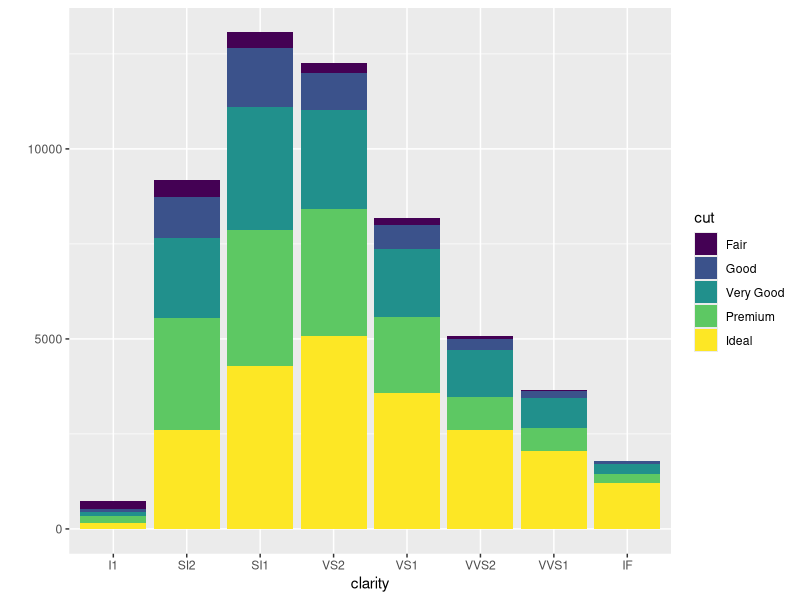
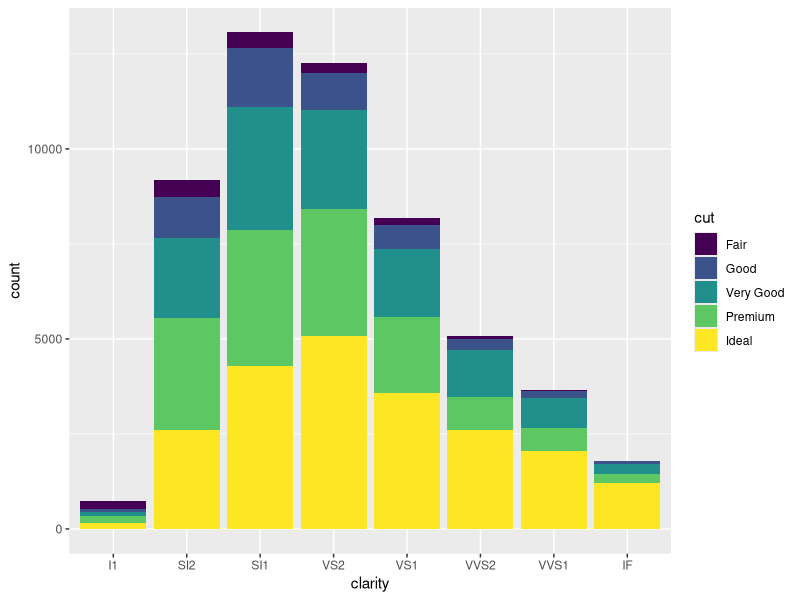
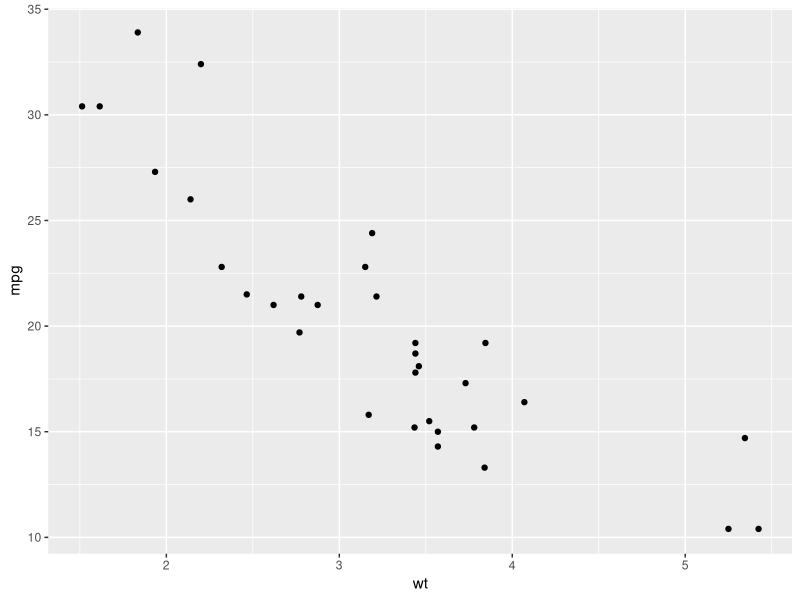
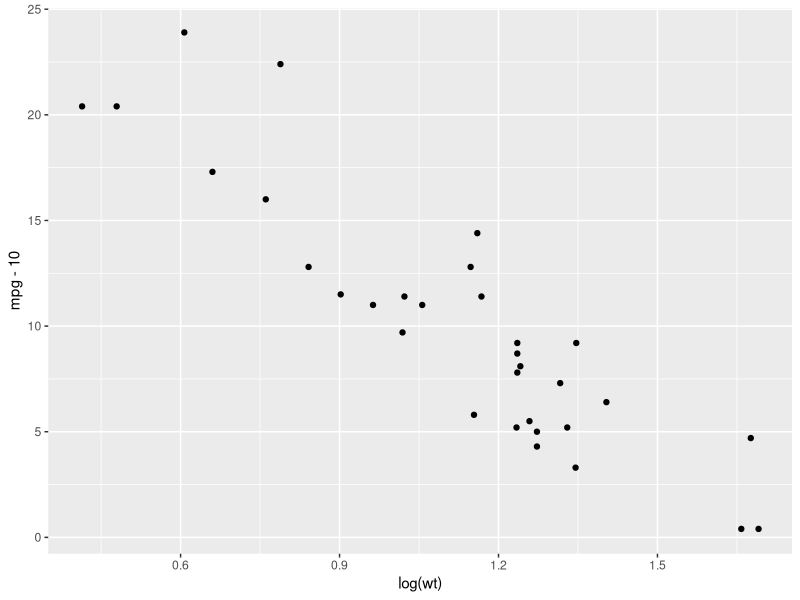
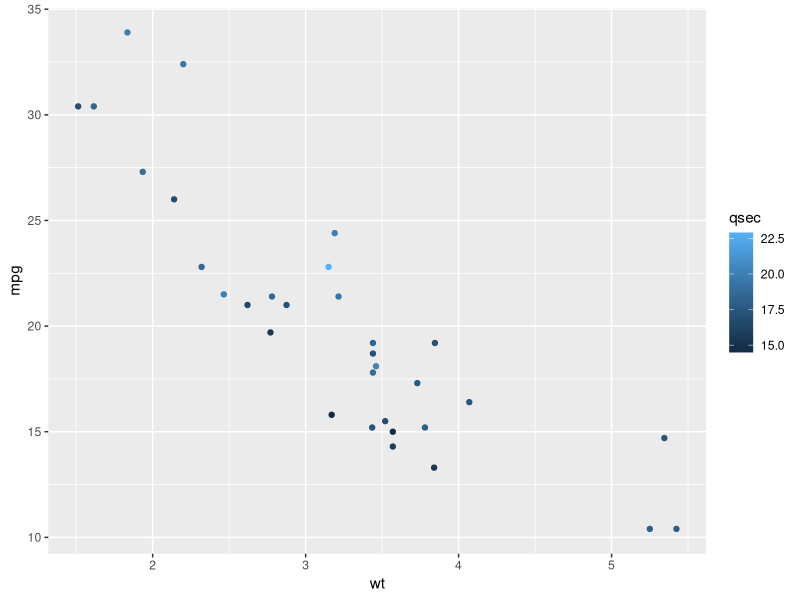
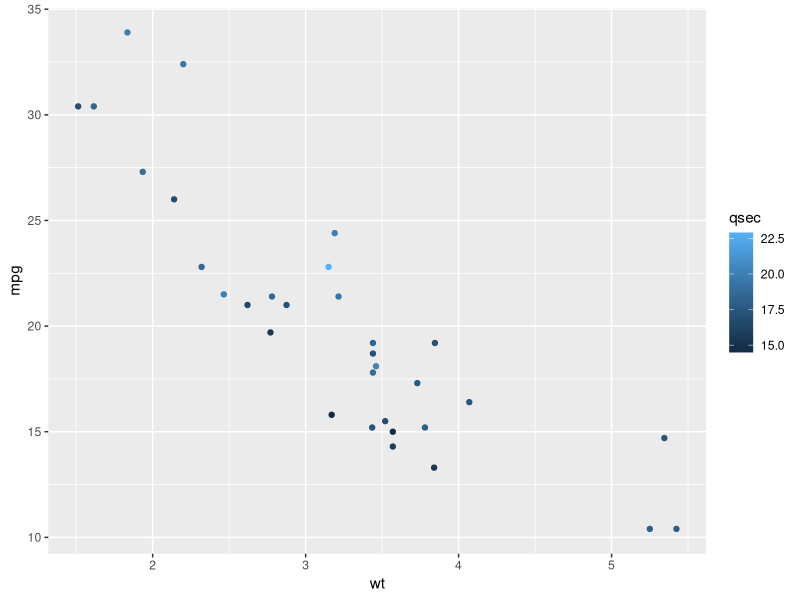
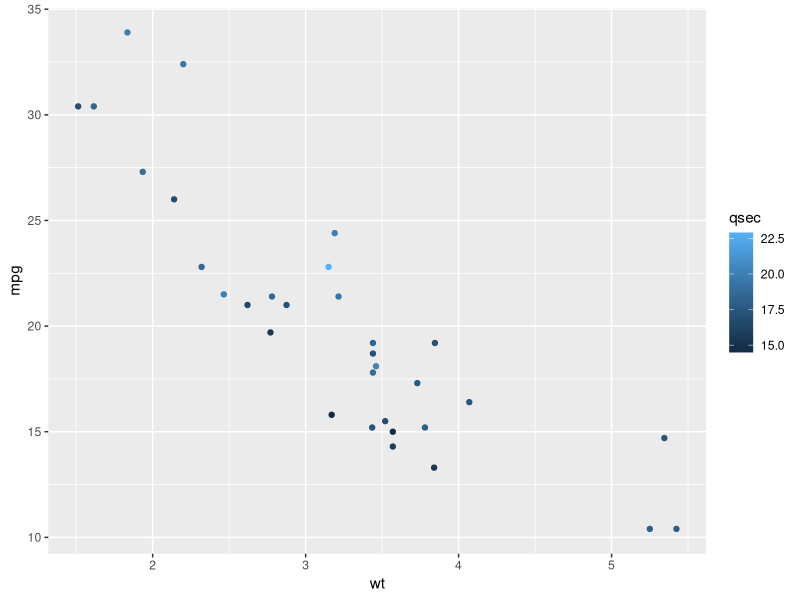
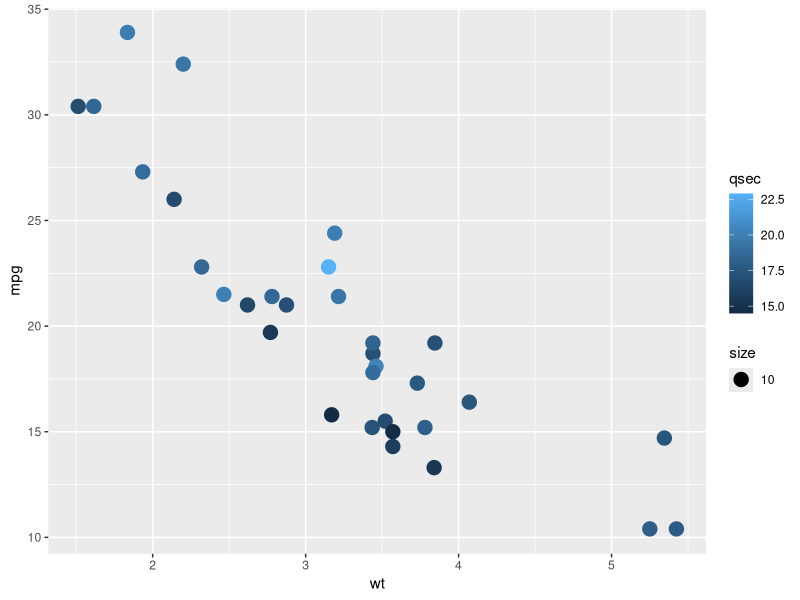

The R script that drew these images, in order: (Note: this script raises an error after producing the figures.)
# note to self: use the regexp ```\{r.*\}\s([\s\S]+?)``` to extract only the r-code
# from the complete rmd tutorial file

# first we need to install the ggplot and some supporting libraries
# (skip this step if the library is already loaded)
install.packages("ggplot2")

# we will require the ggplot2 package for our graphics
# note: there are some additional useful packages such as plyr,
#  reshape2 and scales which you may find useful
require("ggplot2")

# prices of 50'000 sparkly round cut diamonds
head(diamonds)

# motor trend car road tests
head(mtcars)

# vapor pressure of mercury at certain temperatures
head(pressure)

# histogram with qplot
qplot(clarity, data=diamonds, fill=cut, geom="bar")

# histogram with ggplot -> same output
ggplot(diamonds, aes(clarity, fill=cut)) + geom_bar()

# quickly create a scatterplot of our data
qplot(wt, mpg, data=mtcars)

# data can be transformed with functions
qplot(log(wt), mpg-10, data=mtcars)

# plots can be further refined by using additional parameters
# note: we are mapping the variable «qsec» to a color
qplot(wt, mpg, data=mtcars, color=qsec)

# color and colour will work for most cases
qplot(wt, mpg, data=mtcars, color=qsec)
qplot(wt, mpg, data=mtcars, colour=qsec)

# note: in this example ggplot is trying to map the size of a point
#  to a scale of [10] (which is probably not as intended)
qplot(wt, mpg, data=mtcars, color=qsec, size=10)

# use the I() function «as is» to set aesthetics instead of mapping
qplot(wt, mpg, data=mtcars, color=qsec, size=I(10))
# side note: it is possible to use alpha-blending for overlapping elements
qplot(wt, mpg, data=mtcars, color=qsec, size=I(10), alpha=qsec)

# note: alpha-opacity is set between 0 (transparent) and 1 (opaque)
qplot(wt, mpg, data=mtcars, color=qsec, size=I(10), alpha=I(0.5))

# we take a closer look at the variable cyl from the dataset mtcars
# note: the variable is stored as a continuous number not as a factor
head(mtcars)
summary(mtcars$cyl)
table(mtcars$cyl)

# regular mapping will be displayed on a continuous scale
qplot(wt, mpg, data=mtcars, color=cyl)

# factored variables will be displayed with a discrete scale
qplot(wt, mpg, data=mtcars, color=factor(cyl))

# ggplot will try to guess the «correct» plot for your data
qplot(wt, mpg, data=mtcars)
qplot(factor(cyl), data=mtcars)

# a specific type of plot can be set with the attribute geom=«type»
qplot(wt, mpg, data=mtcars, geom="point")
qplot(wt, mpg, data=mtcars, geom="line")

# plot-types can be combined
qplot(wt, mpg, data=mtcars, geom=c("line", "point"))

# note: problem if only size of points should be increased
qplot(wt, mpg, data=mtcars, geom=c("line", "point"), size=I(2))

# pro-tipp: resort to ggplot syntax (more on that later)
qplot(wt, mpg, data=mtcars) + geom_line() + geom_point(size=4)

# a plot can be flipped by 90°
# note: coord_flip() will rotate the plot after calculation of
#  any summary statistics (i.e. smoothers or alike)
qplot(factor(cyl), data=mtcars)
qplot(factor(cyl), data=mtcars) + coord_flip()

# difference between fill/color bars
qplot(factor(cyl), data=mtcars, fill=factor(cyl))
qplot(factor(cyl), data=mtcars, color=factor(cyl))

# use different position properties for bars (stacked, dodged, fill, identity)
head(diamonds)
qplot(clarity, data=diamonds, geom="bar", fill=cut, position="stack")
qplot(clarity, data=diamonds, geom="bar", fill=cut, position="dodge")
qplot(clarity, data=diamonds, geom="bar", fill=cut, position="fill")
qplot(clarity, data=diamonds, geom="bar", fill=cut, position="identity")

# we are going to use some pressure data
head(pressure)

# nothing happens if we only define our data
ggplot(pressure)

# but we can quickly add a representation
# note: the aes() function is used for variable mapping
ggplot(pressure) + geom_point(aes(x=temperature, y=pressure))

# as x and y are used so often, we can leave it of
# note: for later maintenance it is usually better to specify it
ggplot(pressure) + geom_point(aes(temperature, pressure))

# note: you can access the previously created plot with «last_plot()»
last_plot()

# specify a value allocation outside of the aes() function
# if an aestetic should be set to a specific value
ggplot(pressure) + geom_point(aes(temperature, pressure), size=4)

# aesthetics can also be defined separately
ggplot(pressure) + aes(temperature, pressure) + geom_point(size=4)

# create some normal distributed test data
tmp <- data.frame(x=rnorm(4000), y=rnorm(4000))
p.myplot <- ggplot(tmp, aes(x,y))

# default plotting
p.myplot + geom_point(color="red")

# plotting using hollow circles
p.myplot + geom_point(shape=1, color="red")

# plotting using pixels
p.myplot + geom_point(shape=".", color="red")

# plotting using alpha transparency
# note: requires the scales package (included with ggplot2)
p.myplot + geom_point(color=scales::alpha("red", 1/2))
p.myplot + geom_point(color=scales::alpha("red", 1/6))

# ggplot will actually return an object that can be modified
# note: the object can also be saved for later use with save()
#   saving a plot or layer definitions will also include the plot data
p.myplot <- ggplot(pressure)

# summary information about the plot
summary(p.myplot)

# adding some additional layers
p.myplot <- p.myplot + aes(temperature, pressure) + geom_point(size=4)
summary(p.myplot)

# the plot can be printed by just calling the object or using print()
p.myplot
print(p.myplot)

# the underlying data is saved within the ggplot-object. modifications of
# the data will not alter the plot if the plot-code is not rerun.
# there is however a special syntax to run the plot with updated data
pressure2 <- data.frame(
	"temperature"=pressure$temperature, "pressure"=log(pressure$pressure))

# print the plot with updated data
p.myplot %+% pressure2

# a plot can be exported using ggsave
# note: the respective rendering device needs to be installed
ggsave(file="testplot.pdf", plot=p.myplot, width=10, height=5)
ggsave(file="testplot.svg", plot=p.myplot, width=10, height=5)
ggsave(file="testplot.png", plot=p.myplot, dpi=72, width=10, height=5)

# let's define a base plot and aesthetic-mapping
p.myplot <- ggplot(pressure) + aes(x=temperature, y=pressure)

# using multiple layers
p.myplot +
	geom_point(color="purple3", size=6) +
	geom_line(color="steelblue2", size=2)

# the order of the layers does mather
# (each new layer is drawn on top of the previous)
p.myplot +
	geom_line(color="steelblue", size=2) +
	geom_point(color="purple3", size=6)

# aesthetics defined in the base layer will be used for all layers
# note: setting attributes to a value will not apply it to other layers
ggplot(pressure, aes(x=temperature, y=pressure), color="red") +
	geom_line(size=4, alpha=0.3) +
	geom_point(size=4)


# the actual arguments to map variables is mapping=«aes()» and
# geom_params=«list()» to set variables respectively
ggplot(pressure) +
	geom_point(
		mapping=aes(x=temperature, y=pressure, color=factor(temperature)),
		geom_params=list(size=4, shape=18)
	)

# it is possible to mix qplot and ggplot
qplot(temperature, pressure, data=pressure, geom="line", lty=I("dashed")) +
	geom_point(size=4)

# there is also a different syntax with layer()
ggplot(pressure, aes(temperature, pressure)) +
	layer(geom="line", mapping=aes(color=temperature), size=4) +
	layer(geom="point", size=4, color="purple3")

# let's use some additional data in the plot
# note: the scales of the different datasets are unified
ggplot(pressure) +
	aes(x=temperature, y=pressure) +
	layer(geom="line", mapping=aes(color=temperature), size=4) +
	geom_point(data=mtcars, aes(hp, disp), color="purple3", size=3)

# setup our plot with default scales
p.myplot <- ggplot(pressure) +
	aes(temperature, pressure, color=factor(temperature)) +
	geom_point(size=4)

# scales can be limited to a certain range
p.myplot
p.myplot + scale_x_continuous("Temperature", limits=c(200, 400))

# scales that are used as axes will take the name as axis label
p.myplot +
	scale_color_discrete(name="Temperature \nin C°") +
	scale_y_continuous(name="Air pressure at sea level")

# legends can also be removed (if not important to understand the plot)
p.myplot + scale_color_discrete(guide="none")

# setup a different plot
p.myplot <- ggplot(diamonds, aes(cut, fill=color)) + geom_bar()
p.myplot

# the axis can be renamed using two different methods
p.myplot + xlab("Diamond Cut")
p.myplot + scale_x_discrete(name="Diamond Cut Description")
p.myplot + scale_y_continuous(name="Number of Diamonds")

# names of legends can also be set
p.myplot + scale_fill_discrete(name="Diamond Color")

# using some custom colors
# note: brewer colors were created for good readable maps and often provide
#  a good alternative to the standard colors. to see all available brewer
#  palettes use «RColorBrewer::display.brewer.all()»
p.myplot + scale_fill_grey()
p.myplot + scale_fill_hue()
p.myplot + scale_fill_brewer()
p.myplot + scale_fill_brewer(type="seq", palette="3")
p.myplot + scale_fill_brewer(palette="Paired")

# using a custom color palette with specified order
# note: color values should be specified as hex or color names
p.myplot + aes(fill=cut) + scale_fill_manual(
	values = c("#7fc6bc","#083642","#b1df01",
						 "#cdef9c","#466b5d", "#744db5", "#ccb2e8"))

# using predefinded colors for specific values
# note: values that are not present in the data will not be shown
p.myplot + aes(fill=cut) + scale_fill_manual(
	values = c("Fair"="#083642", "Good"="#466b5d",
						 "Very Good"="#7fc6bc","Premium"="#cdef9c",
						 "Ideal"="#b1df01", "Not specified"="#ffffff"))

# removing values from the legend and custom labelling of values
# note: you must specify colors for all existing values
p.myplot + scale_fill_manual(
	name="Colors",
	values = c("D"="#083642", "E"="#466b5d", "F"="#7fc6bc","G"="#cdef9c",
						 "H"="#b1df01", "I"="#ababab", "J"="#ececec"),
	breaks = c("D", "E", "F"),
	labels = c("E"="Dark Green", "D"="Esmerald", "F"="Wood"))

# legends can also be styled using guides
# note: guides can be defined once and be easily applied to multiple plots
p.mylegend <- guide_legend(
		title="Color of the \nDiamond",
		title.position="top",
		direction="horizontal",
		label.position="top",
		label.hjust=0.5,
		label.vjust=0.5,
		ncol=2,
		byrow=TRUE,
	)

# apply some styling to the legend
p.myplot + guides(fill = p.mylegend)
p.myplot + scale_fill_discrete(guide=p.mylegend)

# handling problems with alpha transparency
p.myplot + aes(alpha=color)

# remove the alpha transparency for the legend
p.myplot + aes(alpha=color) +
	guides(fill = guide_legend( override.aes=list(alpha=1) ))

# limiting scales will remove all points that are outside of the scale
# note: be careful, this is not the same as just focusing on a graph region
p.myplot + scale_y_continuous(limits=c(0,15000))

# to focus on a specific region, the coord_cartesian() function
#  should be used with the specified limits
p.myplot + coord_cartesian(ylim=c(0,15000))

# histograms will use stat_bin to calculate number of items per bin
ggplot(mtcars) + aes(qsec) + geom_histogram(binwidth=0.5)
ggplot(mtcars) + aes(qsec) + geom_histogram(binwidth=1)

# define a base plot to illustrate smoothed lines
p.myplot <- ggplot(mtcars) + aes(x=disp, y=mpg) + geom_point(size=4)
p.myplot

# draw a smooth line (local regression function) through the points
# note: the default smoothing function is loess
p.myplot + geom_line(stat="smooth")

# using the smooth geom with standard deviation
p.myplot + geom_smooth()

# fit the regression closer to the data with span=«0-1»
p.myplot + geom_smooth(span=0.4)
p.myplot + geom_smooth(span=1)

# turning off the confidence interval
# note: the attribute level can be used to set ci-level
p.myplot + geom_smooth(se=FALSE)

# using a different method for smoothing (i.e. linear modelling)
p.myplot + geom_smooth(method="lm")

# using a cutom formular for fitting
library(splines)
p.myplot + geom_smooth(method="lm", formula = y ~ ns(x,5))

# be careful when flippling a plot
# note: details on transformations on the following slide
p.myplot + geom_smooth()
p.myplot + geom_smooth() + coord_flip()
p.myplot + aes(x=mpg, y=disp) + geom_smooth()

# define a base plot to illustrate transformation
p.myplot <- ggplot(mtcars) + aes(x=disp, y=mpg) + geom_point(size=4) +
	geom_smooth(method="lm", se=FALSE)

# take a look at linear regression plot
p.myplot

# apply a logarhithmic transformation
p.myplot + scale_x_continuous(trans="log", name="log(disp)")

# apply a log-transformation on the y-axis, add a linear regression and
# transform the display of the scale back with exponentation
p.myplot + scale_x_continuous(trans="log") +
	coord_trans(x="exp") +
	xlab("exp(log(disp)) = disp")

# adjust the y-scale breaks to match our original non transformed plot
p.myplot + scale_x_continuous(trans="log", breaks=seq(100,400,100)) +
	coord_trans(x="exp") +
	xlab("exp(log(disp)) = disp")

# split data to create frequency polygon for each subgroup
qplot(clarity, data=diamonds, geom="bar", fill=cut, position="dodge")
qplot(clarity, data=diamonds, geom="freqpoly", group=cut, color=cut, position="identity")

# split the data by a variable and calculate a regression for each group
ggplot(mtcars, aes(x=disp, y=mpg, color=factor(am))) + geom_point(size=4) +
	geom_smooth(aes(group=factor(am)), method="lm", se=FALSE, lty="dashed")

# use facets to split the data
p.myplot <- ggplot(mtcars) +
	aes(x=disp, y=mpg, color=factor(am)) +
	geom_point(size=4) +
	geom_smooth(method="lm", se=FALSE, lty="dashed")

# facet_wrap will wrap the specified panels
p.myplot + facet_wrap(~ am, nrow=1)
p.myplot + facet_wrap(~ am, ncol=1)

# per default the scales of the different panels will match
# it is however possible to use adaptive panes
# note: more options can be found in the documentation
p.myplot + facet_wrap(~ am, nrow=1, scales="free")

# facet_grid can be used to split by two variables
p.myplot + facet_grid(cyl ~ am)

# it is even possible to add margin calculations
p.myplot + facet_grid(cyl ~ am, margins=TRUE)

# setup plot to illustrate annotations
p.myplot = ggplot(mtcars, aes(x = wt, y = mpg))

# plot without annotations
p.myplot + geom_point(size=4, color="purple3")

# a plot with some simple annotations
p.myplot +
	annotate("rect",
					 fill="lightsteelblue", alpha=0.4,
					 xmin=3, xmax=4, ymin=12, ymax=20.5) +
	annotate("segment",
					 size = 1, color="steelblue",
					 arrow = grid::arrow(length=grid::unit(1, "char")),
					 x=4.73, y=30.5, xend=3.8, yend=21) +
	annotate("text", label="A custom region",
					 x=4.32, y=31.2, hjust=0, vjust=0, color="steelblue", size=8) +
	geom_point(size=4, color="purple3")

# we create a function, that will calculate the coordinates for stripes that
# are contained to the given rect coordinates
# note: this involves some trigonometry and is outside
#   the scoope of this tutorial
stripesInRect <- function(angle=45, distance=0.5, xmin=0, xmax=10, ymin=0, ymax=10) {
	# this function will calculate a data.frame of vectors for a
	# stripped background in a rectangular area

	# convert angle from degree to radians
	radians <- (pi / 180) * angle

	# calculate the tangens
	tangens <- tan(radians)

	# calculate height und width of the clippling box
	height <- ymax - ymin
	width <- xmax - xmin

	# calculate the horizontal distance of the lines
	horizontalDistance = distance / tangens

	# calculate the difference of start-y to end-y for full width
	verticalDifference <- tangens * width

	# steps for the height and width
	stepsHeight = seq(from = ymin, to = ymax, by = distance)
	stepsWidth = seq(from = xmin, to = xmax, by = horizontalDistance)

	# initialize a data frame of coordinates
	# note: distance is used for distance of lines when cutting
	#   through the side of the box
	# note: we have to remove the first step from the widthsteps
	#  to avoid a duplicated start line
	data <- data.frame(
		"x1" = c(rep(xmin, times = length(stepsHeight)), stepsWidth[-1]),
		"y1" = c(stepsHeight, rep(ymin, length(stepsWidth))[-1] ))

	# define a function to calculate the endpoints
	calculateEndpoint <- function(x1, y1) {

		# calculate the maximal available width for the x range
		availableWidthRange <- xmax - x1

		if (availableWidthRange >= width) {
			# calculation of lines that start from the left side

			# calculate the maximal available height for the y range
			availableHeightRange <- ymax - y1

			# we are done if the vertical-side fits into the rect
			if (availableHeightRange >= verticalDifference) {
				return(c(
					"x2" = xmax,
					"y2" = y1 + verticalDifference))
			}

			# otherwise we have to adapt to the available height
			horizontalDifference <- availableHeightRange / tangens

			return(c(
				"x2" = x1 + horizontalDifference,
				"y2" = ymax))

		} else {
			# calculation of lines that start from the bottom side

			# calculate the vertical difference
			verticalDifference <- availableWidthRange * tangens

			return(c(
				"x2" = xmax,
				"y2" = y1 + verticalDifference
				))

		}

	}

	# calculate the endpoints
	endpoints <- mapply(calculateEndpoint, data$x1, data$y1)

	# extract the endpoint coordinates
	data$x2 <- endpoints[1,]
	data$y2 <- endpoints[2,]

	return(data)
}


# calculate the pattern coordinates for our plot
pattern <- stripesInRect(angle=80, distance=0.25,
												 xmin=3, xmax=4, ymin=12, ymax=20.5)

# create the plot with a striped background for the annotation
# note: annotation aesthetics are not mapped but will be processed as vectors
p.myplot +
	annotate("segment",
					 size = 0.5, color="deeppink", alpha=0.25,
					 x=pattern$x1, y = pattern$y1,
					 xend = pattern$x2, yend = pattern$y2) +
	annotate("segment",
					 size = 1, color="deeppink",
					 arrow = grid::arrow(length=grid::unit(1, "char")),
					 x=4.73, y=30.5, xend=3.8, yend=21) +
	annotate("text", label="A custom region",
					 x=4.32, y=31.2, hjust=0, vjust=0, color="deeppink", size=8) +
	geom_point(size=4, color="purple3")

# define our plot to illustrate theming
p.myplot <- ggplot(pressure) +
	aes(temperature, pressure, color=factor(temperature)) +
	geom_point(size=4)

# plotting using the default theme
p.myplot

# plotting using a black & white theme
# note: the theme does not change the aesthetics controlled by data
p.myplot + theme_bw()

# modifiying specific elements of a theme
# note: more options can be found in the documentation
#  theme modifications may require some understanding of the grid-package
p.myplot + theme(
	legend.position="top",
	legend.margin=grid::unit(1, "cm"))

# legends usually need some further specific adjustments
p.myplot + theme(
	legend.position="bottom",
	legend.margin=grid::unit(1, "cm")) +
 guides(
 	color=guide_legend("Temperature", nrow=2,
 										 title.position="top", byrow=TRUE))

# use combination of geoms and specific stat for bin calculation
# note: values from stat-calculations can be accessed via ..«parameter»..
ggplot(mtcars) + aes(x=factor(gear)) +
	layer(
		stat = "bin",
		geom = "linerange",
		geom_params = list(ymin=0, size=0.5, color="blue"),
		mapping = aes(ymax=..count..)) +
	layer(
		stat = "bin",
		geom = "point",
		geom_params = list(size=3, color="blue")) +
	layer(
		stat = "bin",
		geom = "text",
		geom_params = list(vjust=-0.8, color="blue"),
		mapping = aes(label=..count..)) +
	coord_flip() + theme_bw()

# we can also define the configuration in a custom function
latticebars <- function(color = "blue") {
	layer1 <- layer(
		geom = "linerange", stat = "bin",
		mapping = aes(ymax=..count..),
		geom_params = list(ymin=0, size=0.5, color=color))

	layer2 <- layer(
		geom = "point", stat = "bin",
		geom_params = list(size=3, color=color))

	layer3 <- layer(
		 geom = "text", stat = "bin",
		mapping = aes(label=..count..),
		geom_params = list(vjust=-0.8, color=color))

	# note: ggplot2 elements can also be combined by creating
	#  a list of the separate components. +-symbol might
	#  throw an error if used inside of a function
	return(list(layer1,layer2,layer3, coord_flip(), theme_bw()))
}

# create a lattice like barplot with default color
ggplot(mtcars) + aes(x=factor(gear)) +
	latticebars()

# easily change the color of the plot
ggplot(mtcars) + aes(x=factor(gear)) +
	latticebars("red") +
	xlab("Type of Gear\n") + ylab("\nNumber of Items")

# we are going to need the grid package
require("grid")

# convenience function to create multi-plot setup (nrow, ncol)
vp.setup <- function(x,y){
	# create a new layout with grid
	grid.newpage()

	# define viewports and assign it to grid layout
	pushViewport(viewport(layout = grid.layout(x,y)))
}

# convenience function to easily access layout (row, col)
vp.layout <- function(x,y){
	viewport(layout.pos.row=x, layout.pos.col=y)
}

# define three plots to be displayed together
p.a <- qplot(mpg, wt, data=mtcars, geom="point") + theme_bw()
p.b <- qplot(mpg, wt, data=mtcars, geom="bar", stat="identity")
p.c <- qplot(mpg, wt, data=mtcars, geom="step")

# setup amulti plot layout with grid (2x2 fields)
vp.setup(2,2)

# plot all graphics into our layout
print(p.a, vp=vp.layout(1, 1:2))
print(p.b, vp=vp.layout(2, 1))
print(p.c, vp=vp.layout(2, 2))
